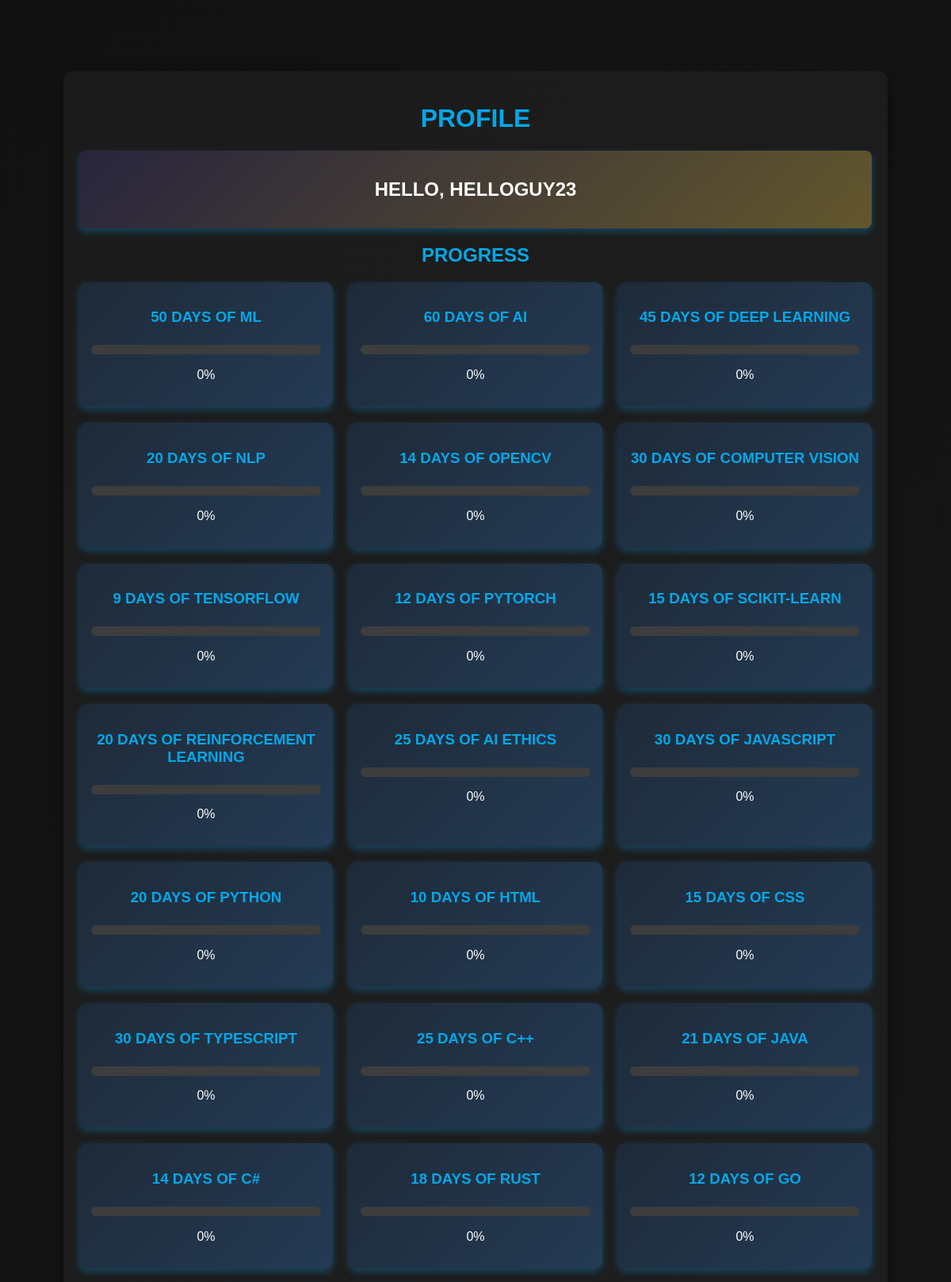
Screenshot of /profile/ (signed in, upper part) with the database file from the repository.
### tracker/models.py (models this page shows, shortened)
class Profile(models.Model):
    user = models.OneToOneField(User, on_delete=models.CASCADE)
    fields_of_interest = models.ManyToManyField('FieldOfInterest', blank=True)

class Challenge(models.Model):
    name = models.CharField(max_length=100)
    total_days = models.IntegerField()
    field_of_interest = models.ForeignKey(
        'FieldOfInterest',
        on_delete=models.CASCADE,
        related_name='challenge_set',
        null=True,  # Allow NULL values
        blank=True  # Allow blank values in forms
    )

### tracker/views.py (the view)
# urls.py: path('profile/', views.profile, name='profile'),
@login_required
def profile(request):
    profile = request.user.profile
    badges = Badge.objects.filter(user=request.user)
    challenges = Challenge.objects.all()
    uploads = UploadedFile.objects.filter(user=request.user)
    progress = {}
    for challenge in challenges:
        count = uploads.filter(challenge=challenge).count()
        progress[challenge.name] = (count / challenge.total_days) * 100 if challenge.total_days > 0 else 0
    unread_notifications = Notification.objects.filter(user=request.user, is_read=False)
    return render(request, 'tracker/profile.html', {
        'profile': profile,
        'badges': badges,
        'progress': progress,
        'unread_notifications': unread_notifications
    })

### tracker/templates/tracker/profile.html (shortened to what this page needs)
{% extends 'tracker/base.html' %}
{% block content %}
<div class="container">
    <h1>Profile</h1>
    <div class="profile-info" style="color: white;">
        <h2 style="color: white;">Hello, <strong>{{ profile.user.username }}</strong> </h2>
    </div>
    <h2>Progress</h2>
    <div class="grid-container">
        {% for challenge, progress in progress.items %}
            <div class="grid-item">
                <h3>{{ challenge }}</h3>
                <progress value="{{ progress }}" max="100"></progress>
                <p>{{ progress|floatformat }}%</p>
            </div>
        {% endfor %}
    </div>
</div>
{% endblock %}

### tracker/templates/tracker/base.html (style rules this page uses)
body { font-family: Arial, sans-serif; margin: 0; padding: 0; background-color: #121212; color: white; }

### tracker/templates/tracker/profile.html (style rules this page uses)
body { background: linear-gradient(135deg, #121212, #1A1A1A); color: #ffffff; font-family: 'Poppins', sans-serif; margin: 0; padding: 20px; }
.container { max-width: 1000px; margin: 50px auto; padding: 20px; background: linear-gradient(135deg, #1B1B1B, #222222); border-radius: 12px; box-shadow: 0 8px 16px rgba(0, 0, 0, 0.5); text-align: center; }
h1, h2, h3 { color: #00A8E8; text-transform: uppercase; }
.profile-info { margin-bottom: 20px; padding: 15px; background: linear-gradient(135deg, #28243D,rgb(99, 87, 44)); border-radius: 8px; box-shadow: 0 4px 8px rgba(0, 170, 255, 0.3); }
.grid-container { display: grid; grid-template-columns: repeat(3, 1fr); gap: 20px; justify-content: center; margin-top: 20px; }
.grid-item { background: linear-gradient(135deg, #1E2A38, #243B55); padding: 15px; border-radius: 10px; text-align: center; box-shadow: 0 4px 10px rgba(0, 170, 255, 0.3); transition: transform 0.3s ease-in-out; }
progress { width: 100%; height: 12px; border-radius: 6px; appearance: none; }

### rows the page displays
Profile: user.username "HELLOGUY23"
Challenge: progress "50 DAYS OF ML"
Challenge: progress "60 DAYS OF AI"
Challenge: progress "45 DAYS OF DEEP LEARNING"
Challenge: progress "20 DAYS OF NLP"
Challenge: progress "14 DAYS OF OPENCV"
Challenge: progress "30 DAYS OF COMPUTER VISION"
Challenge: progress "9 DAYS OF TENSORFLOW"
Challenge: progress "12 DAYS OF PYTORCH"
Challenge: progress "15 DAYS OF SCIKIT-LEARN"
Challenge: progress "20 DAYS OF REINFORCEMENT LEARNING"
Challenge: progress "25 DAYS OF AI ETHICS"
Challenge: progress "30 DAYS OF JAVASCRIPT"
Challenge: progress "20 DAYS OF PYTHON"
Challenge: progress "10 DAYS OF HTML"
Challenge: progress "15 DAYS OF CSS"
Challenge: progress "30 DAYS OF TYPESCRIPT"
Challenge: progress "25 DAYS OF C++"
Challenge: progress "21 DAYS OF JAVA"
Challenge: progress "14 DAYS OF C#"
Challenge: progress "18 DAYS OF RUST"
Challenge: progress "12 DAYS OF GO"

### other values shown
{{ progress|floatformat }} "0" "0" "0" "0" "0" "0" "0" "0" "0" "0" "0" "0" "0" "0" "0" "0" "0" "0" "0" "0" "0"
